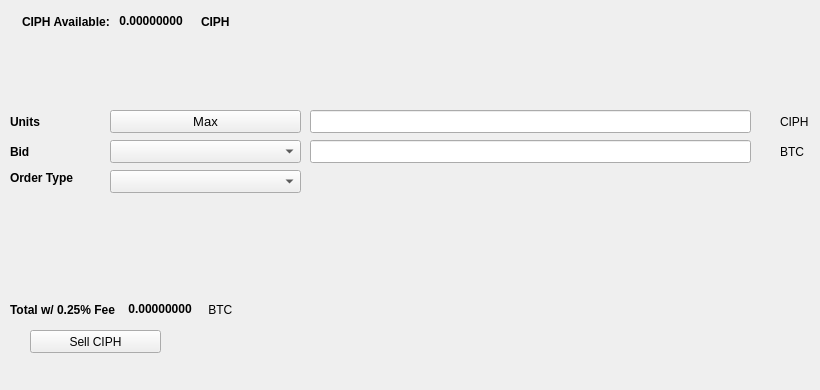
   <widget class="QWidget" name="SellTab">
    <attribute name="title">
     <string>Sell</string>
    </attribute>
    <widget class="QLabel" name="label_16">
     <property name="geometry">
      <rect>
       <x>780</x>
       <y>140</y>
       <width>31</width>
       <height>23</height>
      </rect>
     </property>
     <property name="text">
      <string>BTC</string>
     </property>
    </widget>
    <widget class="QComboBox" name="SellBidcomboBox">
     <property name="geometry">
      <rect>
       <x>110</x>
       <y>140</y>
       <width>191</width>
       <height>23</height>
      </rect>
     </property>
     <property name="font">
      <font>
       <pointsize>10</pointsize>
      </font>
     </property>
    </widget>
    <widget class="QLabel" name="label_18">
     <property name="geometry">
      <rect>
       <x>10</x>
       <y>110</y>
       <width>46</width>
       <height>23</height>
      </rect>
     </property>
     <property name="font">
      <font>
       <weight>75</weight>
       <bold>true</bold>
      </font>
     </property>
     <property name="text">
      <string>Units</string>
     </property>
    </widget>
    <widget class="QPushButton" name="Sell_Max_Amount">
     <property name="geometry">
      <rect>
       <x>110</x>
       <y>110</y>
       <width>191</width>
       <height>23</height>
      </rect>
     </property>
     <property name="font">
      <font>
       <pointsize>10</pointsize>
      </font>
     </property>
     <property name="text">
      <string>Max</string>
     </property>
    </widget>
    <widget class="QLabel" name="label_20">
     <property name="geometry">
      <rect>
       <x>10</x>
       <y>170</y>
       <width>91</width>
       <height>16</height>
      </rect>
     </property>
     <property name="font">
      <font>
       <weight>75</weight>
       <bold>true</bold>
      </font>
     </property>
     <property name="text">
      <string>Order Type</string>
     </property>
    </widget>
    <widget class="QComboBox" name="SellOrdertypeCombo">
     <property name="geometry">
      <rect>
       <x>110</x>
       <y>170</y>
       <width>191</width>
       <height>23</height>
      </rect>
     </property>
     <property name="font">
      <font>
       <pointsize>10</pointsize>
      </font>
     </property>
    </widget>
    <widget class="QLabel" name="label_21">
     <property name="geometry">
      <rect>
       <x>10</x>
       <y>140</y>
       <width>46</width>
       <height>23</height>
      </rect>
     </property>
     <property name="font">
      <font>
       <weight>75</weight>
       <bold>true</bold>
      </font>
     </property>
     <property name="text">
      <string>Bid</string>
     </property>
    </widget>
    <widget class="QLabel" name="label_22">
     <property name="geometry">
      <rect>
       <x>780</x>
       <y>110</y>
       <width>31</width>
       <height>23</height>
      </rect>
     </property>
     <property name="text">
      <string>CIPH</string>
     </property>
    </widget>
    <widget class="QLineEdit" name="UnitsInputCIPH">
     <property name="geometry">
      <rect>
       <x>310</x>
       <y>110</y>
       <width>441</width>
       <height>23</height>
      </rect>
     </property>
     <property name="font">
      <font>
       <pointsize>9</pointsize>
       <weight>75</weight>
       <bold>true</bold>
      </font>
     </property>
    </widget>
    <widget class="QLineEdit" name="SellBidPriceEdit">
     <property name="geometry">
      <rect>
       <x>310</x>
       <y>140</y>
       <width>441</width>
       <height>23</height>
      </rect>
     </property>
     <property name="font">
      <font>
       <pointsize>9</pointsize>
       <weight>75</weight>
       <bold>true</bold>
      </font>
     </property>
    </widget>
    <widget class="QPushButton" name="SellCIPHBTN">
     <property name="geometry">
      <rect>
       <x>30</x>
       <y>330</y>
       <width>131</width>
       <height>23</height>
      </rect>
     </property>
     <property name="text">
      <string>Sell CIPH</string>
     </property>
     <property name="icon">
      <iconset resource="../ciphercoin">
       <normaloff>:/icons/bitcoin</normaloff>:/icons/bitcoin</iconset>
     </property>
    </widget>
    <widget class="QWidget" name="layoutWidget3">
     <property name="geometry">
      <rect>
       <x>22</x>
       <y>12</y>
       <width>258</width>
       <height>19</height>
      </rect>
     </property>
     <layout class="QHBoxLayout" name="horizontalLayout">
      <item>
       <widget class="QLabel" name="label232_2">
        <property name="font">
         <font>
          <weight>75</weight>
          <bold>true</bold>
         </font>
        </property>
        <property name="text">
         <string>CIPH Available:</string>
        </property>
       </widget>
      </item>
      <item>
       <widget class="QLabel" name="CIPHAvailableLabel">
        <property name="palette">
         <palette>
          <active>
           <colorrole role="WindowText">
            <brush brushstyle="SolidPattern">
             <color alpha="255">
              <red>0</red>
              <green>0</green>
              <blue>0</blue>
             </color>
            </brush>
           </colorrole>
           <colorrole role="Button">
            <brush brushstyle="SolidPattern">
             <color alpha="255">
              <red>0</red>
              <green>170</green>
              <blue>0</blue>
             </color>
            </brush>
           </colorrole>
           <colorrole role="Light">
            <brush brushstyle="SolidPattern">
             <color alpha="255">
              <red>0</red>
              <green>255</green>
              <blue>0</blue>
             </color>
            </brush>
           </colorrole>
           <colorrole role="Midlight">
            <brush brushstyle="SolidPattern">
             <color alpha="255">
              <red>0</red>
              <green>212</green>
              <blue>0</blue>
             </color>
            </brush>
           </colorrole>
           <colorrole role="Dark">
            <brush brushstyle="SolidPattern">
             <color alpha="255">
              <red>0</red>
              <green>85</green>
              <blue>0</blue>
             </color>
            </brush>
           </colorrole>
           <colorrole role="Mid">
            <brush brushstyle="SolidPattern">
             <color alpha="255">
              <red>0</red>
              <green>113</green>
              <blue>0</blue>
             </color>
            </brush>
           </colorrole>
           <colorrole role="Text">
            <brush brushstyle="SolidPattern">
             <color alpha="255">
              <red>0</red>
              <green>170</green>
              <blue>0</blue>
             </color>
            </brush>
           </colorrole>
           <colorrole role="BrightText">
            <brush brushstyle="SolidPattern">
             <color alpha="255">
              <red>255</red>
              <green>255</green>
              <blue>255</blue>
             </color>
            </brush>
           </colorrole>
           <colorrole role="ButtonText">
            <brush brushstyle="SolidPattern">
             <color alpha="255">
              <red>0</red>
              <green>0</green>
              <blue>0</blue>
             </color>
            </brush>
           </colorrole>
           <colorrole role="Base">
            <brush brushstyle="SolidPattern">
             <color alpha="255">
              <red>255</red>
              <green>255</green>
              <blue>255</blue>
             </color>
            </brush>
           </colorrole>
           <colorrole role="Window">
            <brush brushstyle="SolidPattern">
             <color alpha="255">
              <red>0</red>
              <green>170</green>
              <blue>0</blue>
             </color>
            </brush>
           </colorrole>
           <colorrole role="Shadow">
            <brush brushstyle="SolidPattern">
             <color alpha="255">
              <red>0</red>
              <green>0</green>
              <blue>0</blue>
             </color>
            </brush>
           </colorrole>
           <colorrole role="AlternateBase">
            <brush brushstyle="SolidPattern">
             <color alpha="255">
              <red>127</red>
              <green>212</green>
              <blue>127</blue>
             </color>
            </brush>
           </colorrole>
           <colorrole role="ToolTipBase">
            <brush brushstyle="SolidPattern">
             <color alpha="255">
              <red>255</red>
              <green>255</green>
              <blue>220</blue>
             </color>
            </brush>
           </colorrole>
           <colorrole role="ToolTipText">
            <brush brushstyle="SolidPattern">
             <color alpha="255">
              <red>0</red>
              <green>0</green>
              <blue>0</blue>
             </color>
            </brush>
           </colorrole>
          </active>
          <inactive>
           <colorrole role="WindowText">
            <brush brushstyle="SolidPattern">
             <color alpha="255">
              <red>0</red>
              <green>0</green>
              <blue>0</blue>
             </color>
            </brush>
           </colorrole>
           <colorrole role="Button">
            <brush brushstyle="SolidPattern">
             <color alpha="255">
              <red>0</red>
              <green>170</green>
              <blue>0</blue>
             </color>
            </brush>
           </colorrole>
           <colorrole role="Light">
            <brush brushstyle="SolidPattern">
             <color alpha="255">
              <red>0</red>
              <green>255</green>
              <blue>0</blue>
             </color>
            </brush>
           </colorrole>
           <colorrole role="Midlight">
            <brush brushstyle="SolidPattern">
             <color alpha="255">
              <red>0</red>
              <green>212</green>
              <blue>0</blue>
             </color>
            </brush>
           </colorrole>
           <colorrole role="Dark">
            <brush brushstyle="SolidPattern">
             <color alpha="255">
              <red>0</red>
              <green>85</green>
              <blue>0</blue>
             </color>
            </brush>
           </colorrole>
           <colorrole role="Mid">
            <brush brushstyle="SolidPattern">
             <color alpha="255">
              <red>0</red>
              <green>113</green>
              <blue>0</blue>
             </color>
            </brush>
           </colorrole>
           <colorrole role="Text">
            <brush brushstyle="SolidPattern">
             <color alpha="255">
              <red>0</red>
              <green>170</green>
              <blue>0</blue>
             </color>
            </brush>
           </colorrole>
           <colorrole role="BrightText">
            <brush brushstyle="SolidPattern">
             <color alpha="255">
              <red>255</red>
              <green>255</green>
              <blue>255</blue>
             </color>
            </brush>
           </colorrole>
           <colorrole role="ButtonText">
            <brush brushstyle="SolidPattern">
             <color alpha="255">
              <red>0</red>
              <green>0</green>
              <blue>0</blue>
             </color>
            </brush>
           </colorrole>
           <colorrole role="Base">
            <brush brushstyle="SolidPattern">
             <color alpha="255">
              <red>255</red>
              <green>255</green>
              <blue>255</blue>
             </color>
            </brush>
           </colorrole>
           <colorrole role="Window">
            <brush brushstyle="SolidPattern">
             <color alpha="255">
              <red>0</red>
              <green>170</green>
              <blue>0</blue>
             </color>
            </brush>
           </colorrole>
           <colorrole role="Shadow">
            <brush brushstyle="SolidPattern">
             <color alpha="255">
              <red>0</red>
              <green>0</green>
              <blue>0</blue>
             </color>
            </brush>
           </colorrole>
           <colorrole role="AlternateBase">
            <brush brushstyle="SolidPattern">
             <color alpha="255">
              <red>127</red>
              <green>212</green>
              <blue>127</blue>
             </color>
            </brush>
           </colorrole>
           <colorrole role="ToolTipBase">
            <brush brushstyle="SolidPattern">
             <color alpha="255">
              <red>255</red>
              <green>255</green>
              <blue>220</blue>
             </color>
            </brush>
           </colorrole>
           <colorrole role="ToolTipText">
            <brush brushstyle="SolidPattern">
             <color alpha="255">
              <red>0</red>
              <green>0</green>
              <blue>0</blue>
             </color>
            </brush>
           </colorrole>
          </inactive>
          <disabled>
           <colorrole role="WindowText">
            <brush brushstyle="SolidPattern">
             <color alpha="255">
              <red>0</red>
              <green>85</green>
              <blue>0</blue>
             </color>
            </brush>
           </colorrole>
           <colorrole role="Button">
            <brush brushstyle="SolidPattern">
             <color alpha="255">
              <red>0</red>
              <green>170</green>
              <blue>0</blue>
             </color>
            </brush>
           </colorrole>
           <colorrole role="Light">
            <brush brushstyle="SolidPattern">
             <color alpha="255">
              <red>0</red>
              <green>255</green>
              <blue>0</blue>
             </color>
            </brush>
           </colorrole>
           <colorrole role="Midlight">
            <brush brushstyle="SolidPattern">
             <color alpha="255">
              <red>0</red>
              <green>212</green>
              <blue>0</blue>
             </color>
            </brush>
           </colorrole>
           <colorrole role="Dark">
            <brush brushstyle="SolidPattern">
             <color alpha="255">
              <red>0</red>
              <green>85</green>
              <blue>0</blue>
             </color>
            </brush>
           </colorrole>
           <colorrole role="Mid">
            <brush brushstyle="SolidPattern">
             <color alpha="255">
              <red>0</red>
              <green>113</green>
              <blue>0</blue>
             </color>
            </brush>
           </colorrole>
           <colorrole role="Text">
            <brush brushstyle="SolidPattern">
             <color alpha="255">
              <red>0</red>
              <green>85</green>
              <blue>0</blue>
             </color>
            </brush>
           </colorrole>
           <colorrole role="BrightText">
            <brush brushstyle="SolidPattern">
             <color alpha="255">
              <red>255</red>
              <green>255</green>
              <blue>255</blue>
             </color>
            </brush>
           </colorrole>
           <colorrole role="ButtonText">
            <brush brushstyle="SolidPattern">
             <color alpha="255">
              <red>0</red>
              <green>85</green>
              <blue>0</blue>
             </color>
            </brush>
           </colorrole>
           <colorrole role="Base">
            <brush brushstyle="SolidPattern">
             <color alpha="255">
              <red>0</red>
              <green>170</green>
              <blue>0</blue>
             </color>
            </brush>
           </colorrole>
           <colorrole role="Window">
            <brush brushstyle="SolidPattern">
             <color alpha="255">
              <red>0</red>
              <green>170</green>
              <blue>0</blue>
             </color>
            </brush>
           </colorrole>
           <colorrole role="Shadow">
            <brush brushstyle="SolidPattern">
             <color alpha="255">
              <red>0</red>
              <green>0</green>
              <blue>0</blue>
             </color>
            </brush>
           </colorrole>
           <colorrole role="AlternateBase">
            <brush brushstyle="SolidPattern">
             <color alpha="255">
              <red>0</red>
              <green>170</green>
              <blue>0</blue>
             </color>
            </brush>
           </colorrole>
           <colorrole role="ToolTipBase">
            <brush brushstyle="SolidPattern">
             <color alpha="255">
              <red>255</red>
              <green>255</green>
              <blue>220</blue>
             </color>
            </brush>
           </colorrole>
           <colorrole role="ToolTipText">
            <brush brushstyle="SolidPattern">
             <color alpha="255">
              <red>0</red>
              <green>0</green>
              <blue>0</blue>
             </color>
            </brush>
           </colorrole>
          </disabled>
         </palette>
        </property>
        <property name="font">
         <font>
          <weight>75</weight>
          <bold>true</bold>
         </font>
        </property>
        <property name="text">
         <string> 0.00000000 </string>
        </property>
        <property name="textInteractionFlags">
         <set>Qt::LinksAccessibleByMouse|Qt::TextSelectableByKeyboard|Qt::TextSelectableByMouse</set>
        </property>
       </widget>
      </item>
      <item>
       <widget class="QLabel" name="labelCIPH">
        <property name="font">
         <font>
          <weight>75</weight>
          <bold>true</bold>
         </font>
        </property>
        <property name="text">
         <string>CIPH</string>
        </property>
       </widget>
      </item>
     </layout>
    </widget>
    <widget class="QWidget" name="layoutWidget">
     <property name="geometry">
      <rect>
       <x>10</x>
       <y>300</y>
       <width>268</width>
       <height>19</height>
      </rect>
     </property>
     <layout class="QHBoxLayout" name="horizontalLayout_2">
      <item>
       <widget class="QLabel" name="label_19">
        <property name="font">
         <font>
          <weight>75</weight>
          <bold>true</bold>
         </font>
        </property>
        <property name="text">
         <string>Total w/ 0.25% Fee </string>
        </property>
       </widget>
      </item>
      <item>
       <widget class="QLabel" name="SellCostLabel">
        <property name="palette">
         <palette>
          <active>
           <colorrole role="WindowText">
            <brush brushstyle="SolidPattern">
             <color alpha="255">
              <red>0</red>
              <green>0</green>
              <blue>0</blue>
             </color>
            </brush>
           </colorrole>
           <colorrole role="Button">
            <brush brushstyle="SolidPattern">
             <color alpha="255">
              <red>0</red>
              <green>170</green>
              <blue>0</blue>
             </color>
            </brush>
           </colorrole>
           <colorrole role="Light">
            <brush brushstyle="SolidPattern">
             <color alpha="255">
              <red>0</red>
              <green>255</green>
              <blue>0</blue>
             </color>
            </brush>
           </colorrole>
           <colorrole role="Midlight">
            <brush brushstyle="SolidPattern">
             <color alpha="255">
              <red>0</red>
              <green>212</green>
              <blue>0</blue>
             </color>
            </brush>
           </colorrole>
           <colorrole role="Dark">
            <brush brushstyle="SolidPattern">
             <color alpha="255">
              <red>0</red>
              <green>85</green>
              <blue>0</blue>
             </color>
            </brush>
           </colorrole>
           <colorrole role="Mid">
            <brush brushstyle="SolidPattern">
             <color alpha="255">
              <red>0</red>
              <green>113</green>
              <blue>0</blue>
             </color>
            </brush>
           </colorrole>
           <colorrole role="Text">
            <brush brushstyle="SolidPattern">
             <color alpha="255">
              <red>0</red>
              <green>170</green>
              <blue>0</blue>
             </color>
            </brush>
           </colorrole>
           <colorrole role="BrightText">
            <brush brushstyle="SolidPattern">
             <color alpha="255">
              <red>255</red>
              <green>255</green>
              <blue>255</blue>
             </color>
            </brush>
           </colorrole>
           <colorrole role="ButtonText">
            <brush brushstyle="SolidPattern">
             <color alpha="255">
              <red>0</red>
              <green>0</green>
              <blue>0</blue>
             </color>
            </brush>
           </colorrole>
           <colorrole role="Base">
            <brush brushstyle="SolidPattern">
             <color alpha="255">
              <red>255</red>
              <green>255</green>
              <blue>255</blue>
             </color>
            </brush>
           </colorrole>
           <colorrole role="Window">
            <brush brushstyle="SolidPattern">
             <color alpha="255">
              <red>0</red>
              <green>170</green>
              <blue>0</blue>
             </color>
            </brush>
           </colorrole>
           <colorrole role="Shadow">
            <brush brushstyle="SolidPattern">
             <color alpha="255">
              <red>0</red>
              <green>0</green>
              <blue>0</blue>
             </color>
            </brush>
           </colorrole>
           <colorrole role="AlternateBase">
            <brush brushstyle="SolidPattern">
             <color alpha="255">
              <red>127</red>
              <green>212</green>
              <blue>127</blue>
             </color>
            </brush>
           </colorrole>
           <colorrole role="ToolTipBase">
            <brush brushstyle="SolidPattern">
             <color alpha="255">
              <red>255</red>
              <green>255</green>
              <blue>220</blue>
             </color>
            </brush>
           </colorrole>
           <colorrole role="ToolTipText">
            <brush brushstyle="SolidPattern">
             <color alpha="255">
              <red>0</red>
              <green>0</green>
              <blue>0</blue>
             </color>
            </brush>
           </colorrole>
          </active>
          <inactive>
           <colorrole role="WindowText">
            <brush brushstyle="SolidPattern">
             <color alpha="255">
              <red>0</red>
              <green>0</green>
              <blue>0</blue>
             </color>
            </brush>
           </colorrole>
           <colorrole role="Button">
            <brush brushstyle="SolidPattern">
             <color alpha="255">
              <red>0</red>
              <green>170</green>
              <blue>0</blue>
             </color>
            </brush>
           </colorrole>
           <colorrole role="Light">
            <brush brushstyle="SolidPattern">
             <color alpha="255">
              <red>0</red>
              <green>255</green>
              <blue>0</blue>
             </color>
            </brush>
           </colorrole>
           <colorrole role="Midlight">
            <brush brushstyle="SolidPattern">
             <color alpha="255">
              <red>0</red>
              <green>212</green>
              <blue>0</blue>
             </color>
            </brush>
           </colorrole>
           <colorrole role="Dark">
            <brush brushstyle="SolidPattern">
             <color alpha="255">
              <red>0</red>
              <green>85</green>
              <blue>0</blue>
             </color>
            </brush>
           </colorrole>
           <colorrole role="Mid">
            <brush brushstyle="SolidPattern">
             <color alpha="255">
              <red>0</red>
              <green>113</green>
              <blue>0</blue>
             </color>
            </brush>
           </colorrole>
           <colorrole role="Text">
            <brush brushstyle="SolidPattern">
             <color alpha="255">
              <red>0</red>
              <green>170</green>
              <blue>0</blue>
             </color>
            </brush>
           </colorrole>
           <colorrole role="BrightText">
            <brush brushstyle="SolidPattern">
             <color alpha="255">
              <red>255</red>
              <green>255</green>
              <blue>255</blue>
             </color>
            </brush>
           </colorrole>
           <colorrole role="ButtonText">
            <brush brushstyle="SolidPattern">
             <color alpha="255">
              <red>0</red>
              <green>0</green>
              <blue>0</blue>
             </color>
            </brush>
           </colorrole>
           <colorrole role="Base">
            <brush brushstyle="SolidPattern">
             <color alpha="255">
              <red>255</red>
              <green>255</green>
              <blue>255</blue>
             </color>
            </brush>
           </colorrole>
           <colorrole role="Window">
            <brush brushstyle="SolidPattern">
             <color alpha="255">
              <red>0</red>
              <green>170</green>
              <blue>0</blue>
             </color>
            </brush>
           </colorrole>
           <colorrole role="Shadow">
            <brush brushstyle="SolidPattern">
             <color alpha="255">
              <red>0</red>
              <green>0</green>
              <blue>0</blue>
             </color>
            </brush>
           </colorrole>
           <colorrole role="AlternateBase">
            <brush brushstyle="SolidPattern">
             <color alpha="255">
              <red>127</red>
              <green>212</green>
              <blue>127</blue>
             </color>
            </brush>
           </colorrole>
           <colorrole role="ToolTipBase">
            <brush brushstyle="SolidPattern">
             <color alpha="255">
              <red>255</red>
              <green>255</green>
              <blue>220</blue>
             </color>
            </brush>
           </colorrole>
           <colorrole role="ToolTipText">
            <brush brushstyle="SolidPattern">
             <color alpha="255">
              <red>0</red>
              <green>0</green>
              <blue>0</blue>
             </color>
            </brush>
           </colorrole>
          </inactive>
          <disabled>
           <colorrole role="WindowText">
            <brush brushstyle="SolidPattern">
             <color alpha="255">
              <red>0</red>
              <green>85</green>
              <blue>0</blue>
             </color>
            </brush>
           </colorrole>
           <colorrole role="Button">
            <brush brushstyle="SolidPattern">
             <color alpha="255">
              <red>0</red>
              <green>170</green>
              <blue>0</blue>
             </color>
            </brush>
           </colorrole>
           <colorrole role="Light">
            <brush brushstyle="SolidPattern">
             <color alpha="255">
              <red>0</red>
              <green>255</green>
              <blue>0</blue>
             </color>
            </brush>
           </colorrole>
           <colorrole role="Midlight">
            <brush brushstyle="SolidPattern">
             <color alpha="255">
              <red>0</red>
              <green>212</green>
              <blue>0</blue>
             </color>
            </brush>
           </colorrole>
           <colorrole role="Dark">
            <brush brushstyle="SolidPattern">
             <color alpha="255">
              <red>0</red>
              <green>85</green>
              <blue>0</blue>
             </color>
            </brush>
           </colorrole>
           <colorrole role="Mid">
            <brush brushstyle="SolidPattern">
             <color alpha="255">
              <red>0</red>
              <green>113</green>
              <blue>0</blue>
             </color>
            </brush>
           </colorrole>
           <colorrole role="Text">
            <brush brushstyle="SolidPattern">
             <color alpha="255">
              <red>0</red>
              <green>85</green>
              <blue>0</blue>
             </color>
            </brush>
           </colorrole>
           <colorrole role="BrightText">
            <brush brushstyle="SolidPattern">
             <color alpha="255">
              <red>255</red>
              <green>255</green>
              <blue>255</blue>
             </color>
            </brush>
           </colorrole>
           <colorrole role="ButtonText">
            <brush brushstyle="SolidPattern">
             <color alpha="255">
              <red>0</red>
              <green>85</green>
              <blue>0</blue>
             </color>
            </brush>
           </colorrole>
           <colorrole role="Base">
            <brush brushstyle="SolidPattern">
             <color alpha="255">
              <red>0</red>
              <green>170</green>
              <blue>0</blue>
             </color>
            </brush>
           </colorrole>
           <colorrole role="Window">
            <brush brushstyle="SolidPattern">
             <color alpha="255">
              <red>0</red>
              <green>170</green>
              <blue>0</blue>
             </color>
            </brush>
           </colorrole>
           <colorrole role="Shadow">
            <brush brushstyle="SolidPattern">
             <color alpha="255">
              <red>0</red>
              <green>0</green>
              <blue>0</blue>
             </color>
            </brush>
           </colorrole>
           <colorrole role="AlternateBase">
            <brush brushstyle="SolidPattern">
             <color alpha="255">
              <red>0</red>
              <green>170</green>
              <blue>0</blue>
             </color>
            </brush>
           </colorrole>
           <colorrole role="ToolTipBase">
            <brush brushstyle="SolidPattern">
             <color alpha="255">
              <red>255</red>
              <green>255</green>
              <blue>220</blue>
             </color>
            </brush>
           </colorrole>
           <colorrole role="ToolTipText">
            <brush brushstyle="SolidPattern">
             <color alpha="255">
              <red>0</red>
              <green>0</green>
              <blue>0</blue>
             </color>
            </brush>
           </colorrole>
          </disabled>
         </palette>
        </property>
        <property name="font">
         <font>
          <weight>75</weight>
          <bold>true</bold>
         </font>
        </property>
        <property name="autoFillBackground">
         <bool>false</bool>
        </property>
        <property name="text">
         <string> 0.00000000</string>
        </property>
        <property name="textInteractionFlags">
         <set>Qt::LinksAccessibleByMouse|Qt::TextSelectableByMouse</set>
        </property>
       </widget>
      </item>
      <item>
       <widget class="QLabel" name="label_17">
        <property name="font">
         <font>
          <weight>50</weight>
          <bold>false</bold>
         </font>
        </property>
        <property name="text">
         <string> BTC</string>
        </property>
       </widget>
      </item>
     </layout>
    </widget>
    <widget class="QLabel" name="label_23">
     <property name="geometry">
      <rect>
       <x>460</x>
       <y>300</y>
       <width>281</width>
       <height>81</height>
      </rect>
     </property>
     <property name="text">
      <string/>
     </property>
     <property name="pixmap">
      <pixmap>:/images/bittrex</pixmap>
     </property>
    </widget>
   </widget>
